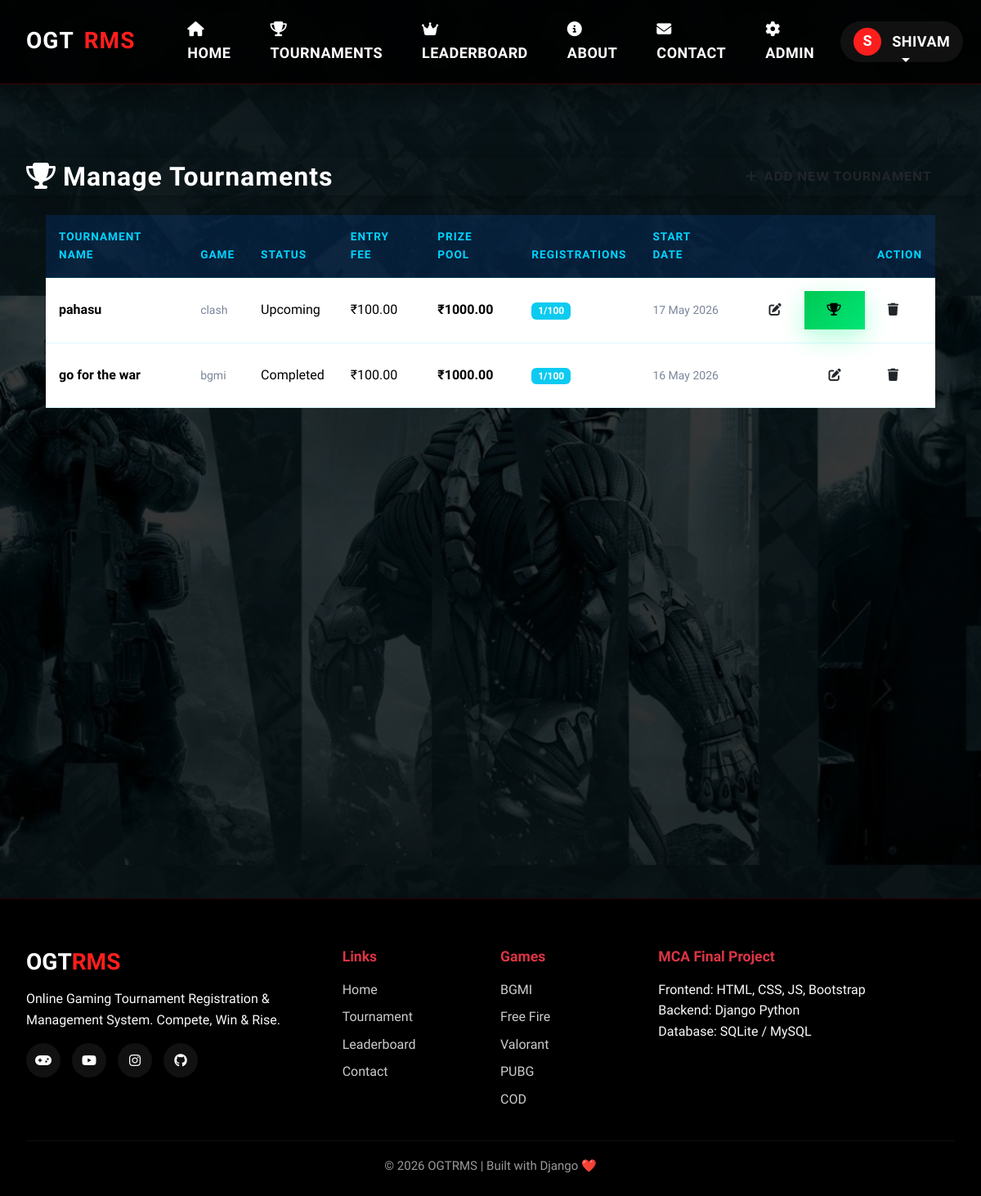
Page /admin-panel/tournaments/ (signed in) on the committed database.
### core/models.py (models this page shows, shortened)
class Tournament(models.Model):
    game = models.ForeignKey(Game, on_delete=models.CASCADE, related_name='tournaments')
    title = models.CharField(max_length=200)
    description = models.TextField()
    tournament_type = models.CharField(max_length=10, choices=TOURNAMENT_TYPE, default='SQUAD')
    status = models.CharField(max_length=15, choices=TOURNAMENT_STATUS, default='UPCOMING')
    entry_fee = models.DecimalField(max_digits=10, decimal_places=2, default=0)
    prize_pool = models.DecimalField(max_digits=12, decimal_places=2, default=0)
    first_prize = models.DecimalField(max_digits=10, decimal_places=2, default=0)
    second_prize = models.DecimalField(max_digits=10, decimal_places=2, default=0)
    third_prize = models.DecimalField(max_digits=10, decimal_places=2, default=0)
    total_slots = models.IntegerField(default=100)
    registered_slots = models.IntegerField(default=0)
    start_date = models.DateTimeField()
    end_date = models.DateTimeField()
    registration_deadline = models.DateTimeField()
    room_id = models.CharField(max_length=50, blank=True)
    room_password = models.CharField(max_length=50, blank=True)
    rules = models.TextField(blank=True)
    map_name = models.CharField(max_length=100, blank=True)
    is_featured = models.BooleanField(default=False)
    upi_id = models.CharField(max_length=100, default='ogtrms@upi')
    banner_image = models.ImageField(upload_to='tournament_banners/', blank=True, null=True)
    created_at = models.DateTimeField(auto_now_add=True)
    updated_at = models.DateTimeField(auto_now=True)
    class Meta:
        verbose_name = "Tournament"
        verbose_name_plural = "Tournaments"
        ordering = ['-created_at']

class Game(models.Model):
    name = models.CharField(max_length=100, choices=GAME_CHOICES)
    display_name = models.CharField(max_length=100)
    description = models.TextField()
    image = models.ImageField(upload_to='games/', blank=True, null=True)
    banner = models.ImageField(upload_to='banners/', blank=True, null=True)
    genre = models.CharField(max_length=50, default='Battle Royale')
    is_active = models.BooleanField(default=True)
    created_at = models.DateTimeField(auto_now_add=True)
    class Meta:
        verbose_name = "Game"
        verbose_name_plural = "Games"

### core/views.py (the view)
# urls.py: path('admin-panel/tournaments/', views.admin_tournaments, name='admin_tournaments'),
@user_passes_test(is_admin, login_url='/auth/login/')
def admin_tournaments(request):
    tournaments = Tournament.objects.select_related('game').order_by('-created_at')
    paginator = Paginator(tournaments, 10)
    page = request.GET.get('page', 1)
    return render(request, 'core/admin/tournaments.html', {
        'tournaments': paginator.get_page(page)
    })

### core/context_processors.py (called while the page is built)
def site_context(request):
    context = {
        'site_name': 'OGTRMS',
        'site_tagline': 'Online Gaming Tournament Registration & Management System',
    }
    if request.user.is_authenticated:
        unread_count = Notification.objects.filter(
            Q(user=request.user) | Q(is_global=True),
            is_read=False
        ).count()
        context['unread_notifications'] = unread_count
    live_count = Tournament.objects.filter(status='LIVE').count()
    context['live_tournament_count'] = live_count
    return context

### core/views.py (called while the page is built)
def is_admin(user):
    return user.is_authenticated and user.is_staff

### core/templates/core/admin/tournaments.html (shortened to what this page needs)
{% extends 'core/base.html' %}
{% load static %}
{% block content %}
<section class="admin-header">
    <div class="container">
        <div class="d-flex justify-content-between align-items-center flex-wrap gap-3">
            <h1 class="page-banner-title mb-0">
                <i class="fas fa-trophy me-2"></i>Manage Tournaments
            </h1>
            <a href="{% url 'admin_tournament_add' %}" class="btn btn-neon">
                <i class="fas fa-plus me-2"></i>Add New Tournament
            </a>
        </div>
    </div>
</section>
<section class="section-padding">
    <div class="container">
        <div class="card-gaming p-4">
            <div class="table-responsive">
                <table class="table table-gaming">
                    <thead>
                        <tr>
                            <th>Tournament Name</th>
                            <th>Game</th>
                            <th>Status</th>
                            <th>Entry Fee</th>
                            <th>Prize Pool</th>
                            <th>Registrations</th>
                            <th>Start Date</th>
                            <th class="text-end">Action</th>
                        </tr>
                    </thead>
                    <tbody>
                        {% for tournament in tournaments %}
                        <tr>
                            <td class="fw-bold">
                                {{ tournament.title }}
                            </td>
                            <td class="text-muted small">
                                {{ tournament.game.display_name|default:"N/A" }}
                            </td>
                            <td>
                                <span class="status-badge status-{{ tournament.status|slugify }}">
                                    {{ tournament.get_status_display }}
                                </span>
                            </td>
                            <td>
                                {% if tournament.entry_fee == 0 %}
                                    <span class="badge bg-success">FREE</span>
                                {% else %}
                                    ₹{{ tournament.entry_fee }}
                                {% endif %}
                            </td>
                            <td class="text-neon-yellow fw-bold">
                                ₹{{ tournament.prize_pool }}
                            </td>
                            <td>
                                <span class="badge bg-info">
                                    {{ tournament.registered_slots }}/{{ tournament.total_slots }}
                                </span>
                            </td>
                            <td class="text-muted small">
                                {{ tournament.start_date|date:"d M Y" }}
                            </td>
                            <td class="text-end">
                                <div class="btn-group btn-group-sm">
                                    <a href="{% url 'admin_tournament_edit' tournament.pk %}"
                                       class="btn btn-outline-neon"
                                       title="Edit">
                                        <i class="fas fa-edit"></i>
                                    </a>
                                    {% if tournament.status != 'COMPLETED' %}
                                    <a href="{% url 'admin_announce_winner' tournament.pk %}"
                                       class="btn btn-success"
                                       title="Announce Winner">
                                        <i class="fas fa-trophy"></i>
                                    </a>
                                    {% endif %}
                                    <form method="post"
                                          action="{% url 'admin_tournament_delete' tournament.pk %}"
                                          style="display:inline;"
                                          onsubmit="return confirm('Delete this tournament?');">
                                        <button type="submit"
                                                class="btn btn-danger-neon"
                                                title="Delete">
                                            <i class="fas fa-trash"></i>
                                        </button>
                                    </form>
                                </div>
                            </td>
                        </tr>
                        {% empty %}
                        <tr>
                            <td colspan="8" class="text-center py-5 text-muted">
                                No tournaments found.
                            </td>
                        </tr>
                        {% endfor %}
                    </tbody>
                </table>
            </div>
        </div>
    </div>
</section>
{% endblock %}

### core/templates/core/base.html (shortened to what this page needs)
{% load static %}
<!DOCTYPE html>
<html lang="en">
<head>
<link href="https://cdn.jsdelivr.net/npm/bootstrap@5.3.2/dist/css/bootstrap.min.css" rel="stylesheet">
<link rel="stylesheet" href="https://cdnjs.cloudflare.com/ajax/libs/font-awesome/6.5.0/css/all.min.css">
<link rel="stylesheet" href="{% static 'css/main.css' %}">
</head>
<body>
<nav class="navbar navbar-expand-lg navbar-dark fixed-top">
<div class="container">
<a class="navbar-brand" href="{% url 'home' %}">
OGT<span class="brand-red">RMS</span>
</a>
<div class="collapse navbar-collapse" id="navMenu">
<ul class="navbar-nav me-auto ms-4">
<li class="nav-item">
<a class="nav-link" href="{% url 'home' %}">
<i class="fas fa-home me-1"></i> Home
</a>
</li>
<li class="nav-item">
<a class="nav-link" href="{% url 'tournaments_list' %}">
<i class="fas fa-trophy me-1"></i> Tournaments
</a>
</li>
<li class="nav-item">
<a class="nav-link" href="{% url 'leaderboard' %}">
<i class="fas fa-crown me-1"></i> Leaderboard
</a>
</li>
<li class="nav-item">
<a class="nav-link" href="{% url 'about' %}">
<i class="fas fa-info-circle me-1"></i> About
</a>
</li>
<li class="nav-item">
<a class="nav-link" href="{% url 'contact' %}">
<i class="fas fa-envelope me-1"></i> Contact
</a>
</li>
{% if user.is_staff %}
<li class="nav-item">
<a class="nav-link text-danger" href="{% url 'admin_dashboard' %}">
<i class="fas fa-cog me-1"></i> Admin
</a>
</li>
{% endif %}
</ul>
<ul class="navbar-nav align-items-center">
{% if user.is_authenticated %}
<li class="nav-item dropdown">
<a class="nav-link dropdown-toggle user-box" href="#" data-bs-toggle="dropdown">
<span class="avatar">
{{ user.username|first|upper }}
</span>
{{ user.username }}
</a>
</li>
{% endif %}
</ul>
</div>
</div>
</nav>
<main>
{% block content %}{% endblock %}
</main>
<footer>
<div class="container">
<div class="row g-4">
<div class="col-lg-4">
<h3 class="footer-title">
OGT<span class="brand-red">RMS</span>
</h3>
<p class="text-light">
Online Gaming Tournament Registration & Management System.
Compete, Win & Rise.
</p>
<div class="social mt-3">
<a href="https://www.oneplay.in/dashboard/home" target="_blank">
<i class="fas fa-gamepad"></i>
</a>
<a href="https://youtube.com/@nonstopgaming_" target="_blank">
<i class="fab fa-youtube"></i>
</a>
<a href="https://www.instagram.com/raistarff" target="_blank">
<i class="fab fa-instagram"></i>
</a>
<a href="https://github.com/shivamkaushik180-stack" target="_blank">
<i class="fab fa-github"></i>
</a>
</div>
</div>
<div class="col-lg-2 col-6">
<h5 class="mb-3 text-danger">Links</h5>
<div class="footer-links">
<a href="{% url 'home' %}">Home</a>
<a href="{% url 'tournaments_list' %}">Tournament</a>
<a href="{% url 'leaderboard' %}">Leaderboard</a>
<a href="{% url 'contact' %}">Contact</a>
</div>
</div>
<div class="col-lg-2 col-6">
<h5 class="mb-3 text-danger">Games</h5>
<div class="footer-links">
<a href="#">BGMI</a>
<a href="#">Free Fire</a>
<a href="#">Valorant</a>
<a href="#">PUBG</a>
<a href="#">COD</a>
</div>
</div>
<div class="col-lg-4">
<h5 class="mb-3 text-danger">MCA Final Project</h5>
<p class="text-light">
Frontend: HTML, CSS, JS, Bootstrap<br>
Backend: Django Python<br>
Database: SQLite / MySQL
</p>
</div>
</div>
<div class="copy text-center">
© 2026 OGTRMS | Built with Django ❤️
</div>
</div>
</footer>
</body>
</html>

### rows in the picture
Tournament: title "pahasu", game.display_name "clash", status "Upcoming", entry_fee "100.00", prize_pool "1000.00", registered_slots "1", total_slots "100", start_date "17 May 2026"
Tournament: title "go for the war", game.display_name "bgmi", status "Completed", entry_fee "100.00", prize_pool "1000.00", registered_slots "1", total_slots "100", start_date "16 May 2026"

### other values in the picture
{{ user.username|first|upper }} "S"
{{ user.username }} "SHIVAM"
